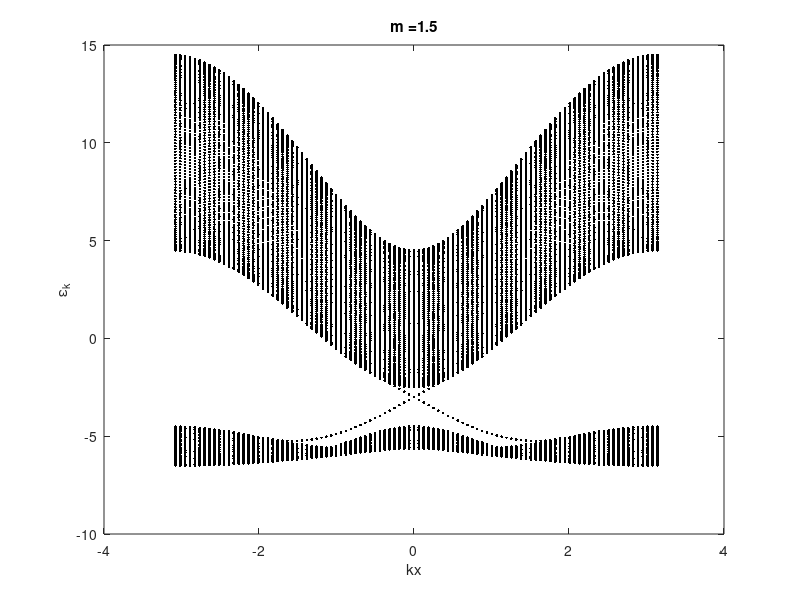

Recreate this plot in MATLAB.
% 2D Chern insulator model, periodical boundary condition for y-direction but
% finite size for x-direction, square lattice, after inversal Fourier transform for
% x-axis.

tic;
Lx = 100;
Ly = 100;
m = 1.5;
sigma_x = [0 1; 1 0];
sigma_y = [0 -1i; 1i 0];
sigma_z = [1 0; 0 -1];

% J = 1;

k = -pi+2*pi/Lx:2*pi/Lx:pi;
% k = 0:2*pi/Lx:2*pi-2*pi/Lx;

for ki = 1:length(k)
    H1 = zeros(Lx,Lx); % for sigma_x
    H2 = zeros(Lx,Lx); % for sigma_y
    H3 = zeros(Lx,Lx); % for sigma_z
    H4 = zeros(Lx,Lx); % for epsilon_k
    for i = 1:Lx-1
        H1(i,i) = sin(k(ki));
        H3(i,i) = m - cos(k(ki));
        H4(i,i) = -2*cos(k(ki));
        
        H2(i,i+1) = 1i/2;
        H2(i+1,i) = -1i/2;
        H3(i,i+1) = -1/2;
        H3(i+1,i) = -1/2;
        H4(i,i+1) = -1;
        H4(i+1,i) = -1;
    end
    H1(Lx,Lx) = sin(k(ki));
    H3(Lx,Lx) = m - cos(k(ki));
    H4(Lx,Lx) = -2*cos(k(ki));
    
    H = 3*(kron(H1,sigma_x) - kron(H2,sigma_y) + kron(H3,sigma_z)) + kron(H4,eye(2));
%     H = 3*(kron(H1,sigma_x) - kron(H2,sigma_y) + kron(H3,sigma_z));
    
    e = eig(H);
    x = k(ki).*(zeros(Lx*2,1)+1);
    plot(x,e,'.','color','k')
    hold on
end
xlabel('kx')
ylabel('\epsilon_k')
str = strcat('m = ', num2str(m));
title(str)

toc;
